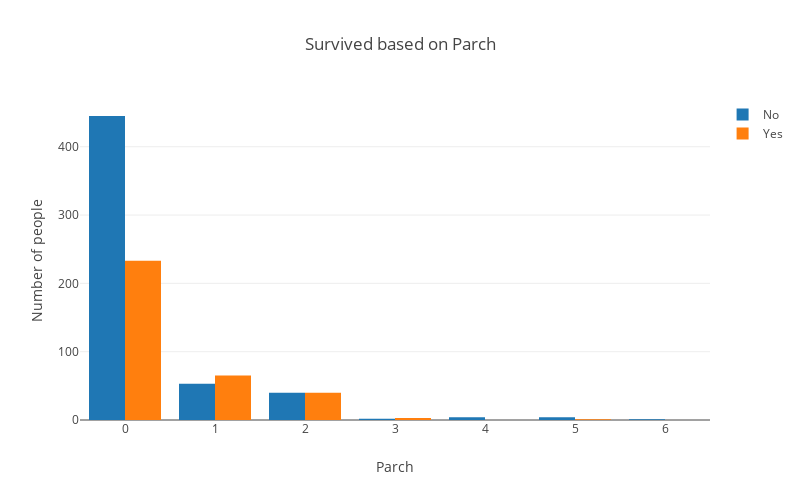

Notebook source saved alongside this figure:
### Code cell
Parch = pd.crosstab([train.Survived], train.Parch)
plotGraph(Parch, 'Survived based on Parch')

### Figure 1 — Plotly figure (JSON) as saved in the notebook; plotly's stock layout.template omitted (floating-point values rounded to 4 significant figures)
{"data": [{"name": "No", "type": "bar", "uid": "7a4d2e7f-7511-42bd-ada9-754ce5c3fdbe", "x": [0, 1, 2, 3, 4, 5, 6], "y": [445, 53, 40, 2, 4, 4, 1]}, {"name": "Yes", "type": "bar", "uid": "2d4860e4-2aca-4df0-a047-e75982097b06", "x": [0, 1, 2, 3, 4, 5, 6], "y": [233, 65, 40, 3, 0, 1, 0]}], "layout": {"autosize": false, "barmode": "group", "height": 500, "title": {"text": "Survived based on Parch"}, "width": 800, "xaxis": {"title": {"text": "Parch"}}, "yaxis": {"title": {"text": "Number of people"}}}}
